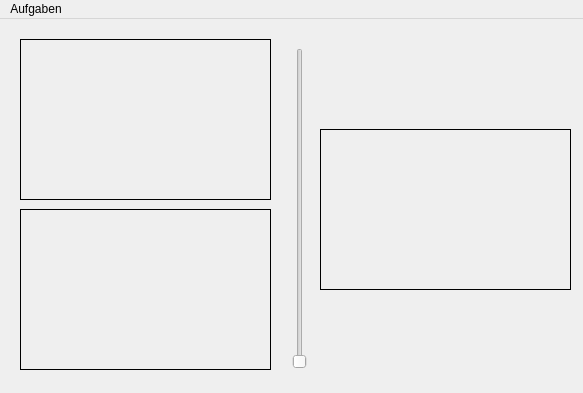
<?xml version="1.0" encoding="UTF-8"?>
<ui version="4.0">
 <class>MainWindow</class>
 <widget class="QMainWindow" name="MainWindow">
  <property name="geometry">
   <rect>
    <x>0</x>
    <y>0</y>
    <width>583</width>
    <height>393</height>
   </rect>
  </property>
  <property name="windowTitle">
   <string>Aufgabe2</string>
  </property>
  <widget class="QWidget" name="centralWidget">
   <widget class="QLabel" name="sourceImage1">
    <property name="geometry">
     <rect>
      <x>20</x>
      <y>20</y>
      <width>251</width>
      <height>161</height>
     </rect>
    </property>
    <property name="sizePolicy">
     <sizepolicy hsizetype="Maximum" vsizetype="Maximum">
      <horstretch>0</horstretch>
      <verstretch>0</verstretch>
     </sizepolicy>
    </property>
    <property name="frameShape">
     <enum>QFrame::Box</enum>
    </property>
    <property name="text">
     <string/>
    </property>
    <property name="scaledContents">
     <bool>true</bool>
    </property>
    <property name="alignment">
     <set>Qt::AlignCenter</set>
    </property>
   </widget>
   <widget class="QLabel" name="sourceImage2">
    <property name="geometry">
     <rect>
      <x>20</x>
      <y>190</y>
      <width>251</width>
      <height>161</height>
     </rect>
    </property>
    <property name="sizePolicy">
     <sizepolicy hsizetype="Maximum" vsizetype="Maximum">
      <horstretch>0</horstretch>
      <verstretch>0</verstretch>
     </sizepolicy>
    </property>
    <property name="frameShape">
     <enum>QFrame::Box</enum>
    </property>
    <property name="text">
     <string/>
    </property>
    <property name="scaledContents">
     <bool>true</bool>
    </property>
   </widget>
   <widget class="QLabel" name="destinationImage">
    <property name="geometry">
     <rect>
      <x>320</x>
      <y>110</y>
      <width>251</width>
      <height>161</height>
     </rect>
    </property>
    <property name="sizePolicy">
     <sizepolicy hsizetype="Maximum" vsizetype="Maximum">
      <horstretch>0</horstretch>
      <verstretch>0</verstretch>
     </sizepolicy>
    </property>
    <property name="frameShape">
     <enum>QFrame::Box</enum>
    </property>
    <property name="text">
     <string/>
    </property>
    <property name="scaledContents">
     <bool>true</bool>
    </property>
   </widget>
   <widget class="QSlider" name="blendSlider">
    <property name="geometry">
     <rect>
      <x>290</x>
      <y>29</y>
      <width>20</width>
      <height>321</height>
     </rect>
    </property>
    <property name="orientation">
     <enum>Qt::Vertical</enum>
    </property>
   </widget>
  </widget>
  <widget class="QMenuBar" name="menuBar">
   <property name="geometry">
    <rect>
     <x>0</x>
     <y>0</y>
     <width>583</width>
     <height>18</height>
    </rect>
   </property>
   <widget class="QMenu" name="menuAufgaben">
    <property name="title">
     <string>Aufgaben</string>
    </property>
    <addaction name="action_ffnen"/>
   </widget>
   <addaction name="menuAufgaben"/>
  </widget>
  <action name="action_ffnen">
   <property name="text">
    <string>Öffnen ...</string>
   </property>
  </action>
 </widget>
 <layoutdefault spacing="6" margin="11"/>
 <resources/>
 <connections/>
</ui>
